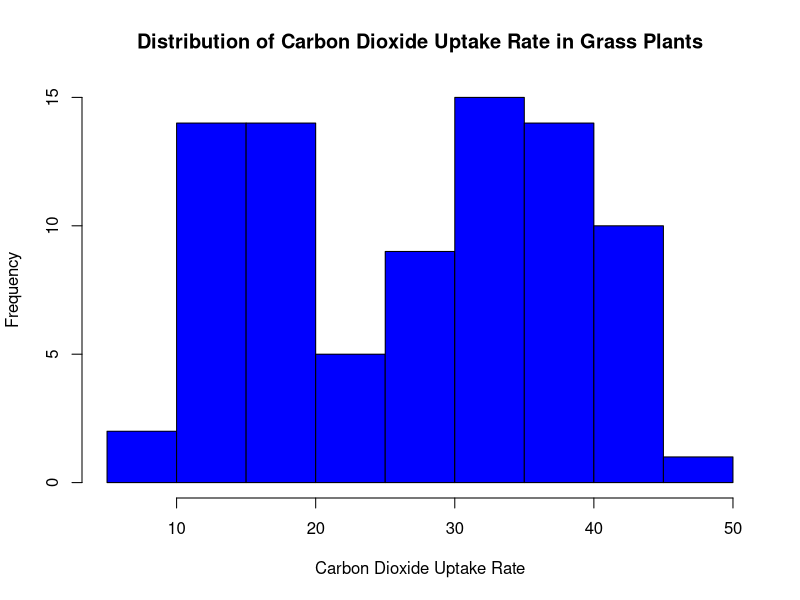

Reproduce this figure in R.
hist(CO2$uptake, col = "blue", border = "black",
     xlab = "Carbon Dioxide Uptake Rate",
     ylab = "Frequency", main = "Distribution of Carbon Dioxide Uptake Rate in Grass Plants")

data <- c(9, 9, 22, 32, 33, 39, 39, 42, 49, 52, 58, 70)
stem(data, scale = 2)


data("state")


rm(state.center)
rm(state.division)
rm(state.region)
rm(state.x77)

min_area = min(state.area)
max_area = max(state.area)
mean_area = mean(state.area)
median_area = median(state.area)
diff_area = max_area - min_area

print(min_area)
print(max_area)
print(mean_area)
print(median_area)
print(diff_area)

x <- c(2,3,3,3,4,2,5,10)
mode_x <- as.integer(names(which.max(table(x))))
print(mode_x)

y <- c(2,2,3,3,3,4,2,5,10)
mode_y <- as.integer(names(which.max(table(y))))
print(mode_y)
